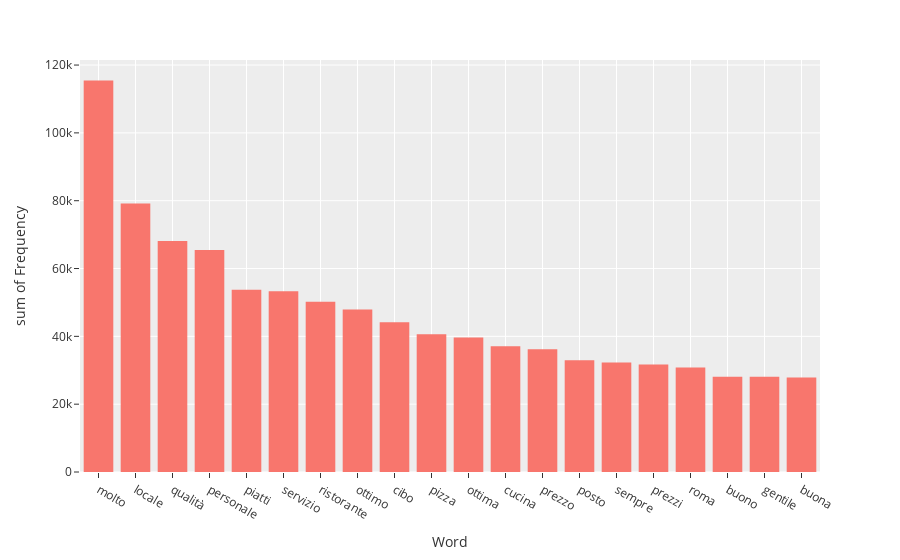

Source (notebook cell):
### Code cell
px.histogram(
    df, 
    x = "Word", 
    y = "Frequency",
    template="ggplot2")

### Figure 1 — Plotly figure (JSON) as saved in the notebook; plotly's stock layout.template omitted (floating-point values rounded to 4 significant figures)
{"data": [{"alignmentgroup": "True", "bingroup": "x", "histfunc": "sum", "hovertemplate": "Word=%{x}<br>sum of Frequency=%{y}<extra></extra>", "legendgroup": "", "marker": {"color": "#F8766D", "pattern": {"shape": ""}}, "name": "", "offsetgroup": "", "orientation": "v", "showlegend": false, "type": "histogram", "x": ["molto", "locale", "qualità", "personale", "piatti", "servizio", "ristorante", "ottimo", "cibo", "pizza", "ottima", "cucina", "prezzo", "posto", "sempre", "prezzi", "roma", "buono", "gentile", "buona"], "xaxis": "x", "y": [115418, 79200, 68108, 65449, 53746, 53296, 50171, 47951, 44183, 40617, 39640, 37116, 36167, 32917, 32296, 31737, 30782, 28110, 28101, 27849], "yaxis": "y"}], "layout": {"barmode": "relative", "legend": {"tracegroupgap": 0}, "margin": {"t": 60}, "xaxis": {"anchor": "y", "domain": [0, 1], "title": {"text": "Word"}}, "yaxis": {"anchor": "x", "domain": [0, 1], "title": {"text": "sum of Frequency"}}}}
